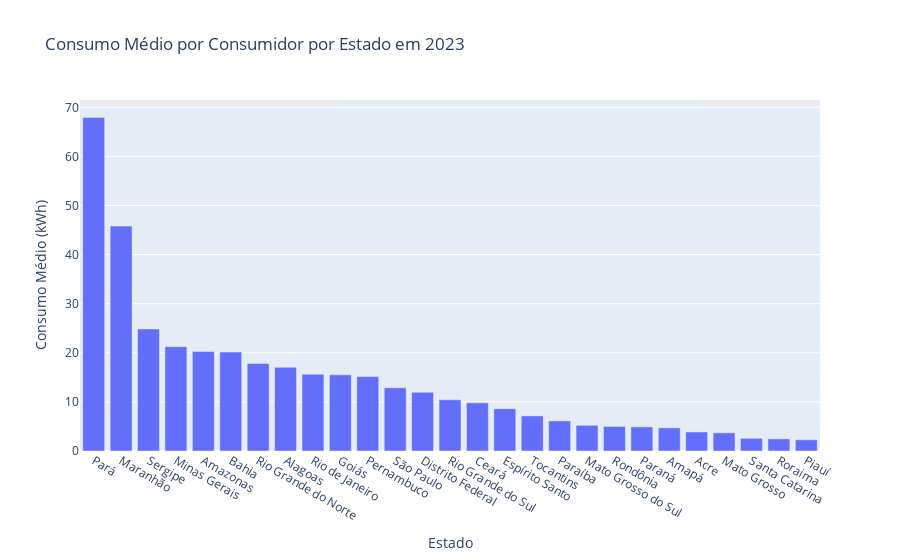

The notebook cell this image was saved under:
### Markdown cell above
Insight: Todas as regiões apresentam crescimento acelerado no número de consumidores.

### Code cell
# 5. Consumo médio por consumidor por estado (2023)
df_2023 = df_plot[df_plot['ano'] == 2023]
df_2023['consumo_per_capita'] = df_2023['consumo'] / df_2023['numero_consumidores']
fig5 = px.bar(
    df_2023.groupby('estado')['consumo_per_capita'].mean().reset_index().sort_values('consumo_per_capita', ascending=False),
    x='estado', y='consumo_per_capita',
    title='Consumo Médio por Consumidor por Estado em 2023',
    labels={'consumo_per_capita': 'Consumo Médio (kWh)', 'estado': 'Estado'}
)
fig5.show()

### Figure 1 — Plotly figure (JSON) as saved in the notebook; plotly's stock layout.template omitted (floating-point values rounded to 4 significant figures)
{"data": [{"alignmentgroup": "True", "hovertemplate": "Estado=%{x}<br>Consumo Médio (kWh)=%{y}<extra></extra>", "legendgroup": "", "marker": {"color": "#636efa", "pattern": {"shape": ""}}, "name": "", "offsetgroup": "", "orientation": "v", "showlegend": false, "textposition": "auto", "type": "bar", "x": ["Pará", "Maranhão", "Sergipe", "Minas Gerais", "Amazonas", "Bahia", "Rio Grande do Norte", "Alagoas", "Rio de Janeiro", "Goiás", "Pernambuco", "São Paulo", "Distrito Federal", "Rio Grande do Sul", "Ceará", "Espírito Santo", "Tocantins", "Paraíba", "Mato Grosso do Sul", "Rondônia", "Paraná", "Amapá", "Acre", "Mato Grosso", "Santa Catarina", "Roraima", "Piauí"], "xaxis": "x", "y": [67.91, 45.81, 24.87, 21.24, 20.26, 20.15, 17.84, 17.04, 15.64, 15.51, 15.16, 12.88, 11.96, 10.42, 9.81, 8.628, 7.148, 6.127, 5.232, 5.004, 4.903, 4.722, 3.882, 3.698, 2.583, 2.466, 2.285], "yaxis": "y"}], "layout": {"barmode": "relative", "legend": {"tracegroupgap": 0}, "title": {"text": "Consumo Médio por Consumidor por Estado em 2023"}, "xaxis": {"anchor": "y", "domain": [0, 1], "title": {"text": "Estado"}}, "yaxis": {"anchor": "x", "domain": [0, 1], "title": {"text": "Consumo Médio (kWh)"}}}}
